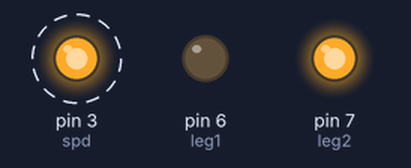
The sketch below on a simulated Arduino Uno, built with avr-gcc and run on an emulated ATmega328P. On the bench: output pins drawn as LEDs (lit = HIGH). Dashed ring = blinking.

Above: at 0.2 s.
Timing chart, 0 to 3.0 s (numbered marks = the images above):
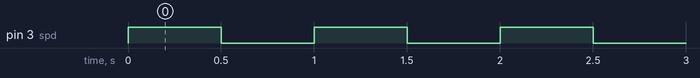

The sketch:

motorTest.ino
```cpp
int spd = 3;
int leg1 = 6;
int leg2 = 7;

void setup() {
  pinMode(spd, OUTPUT);
  pinMode(leg1, OUTPUT);
  pinMode(leg2, OUTPUT);
  digitalWrite(leg1, LOW);
  digitalWrite(leg2, HIGH);
}

void loop() {
  analogWrite(spd, 255);
  delay(500);
  analogWrite(spd, 0);
  delay(500);
}
```

Measured:
- by itself, pin 3 (spd): alternates HIGH for 0.50 s and LOW for 0.50 s
